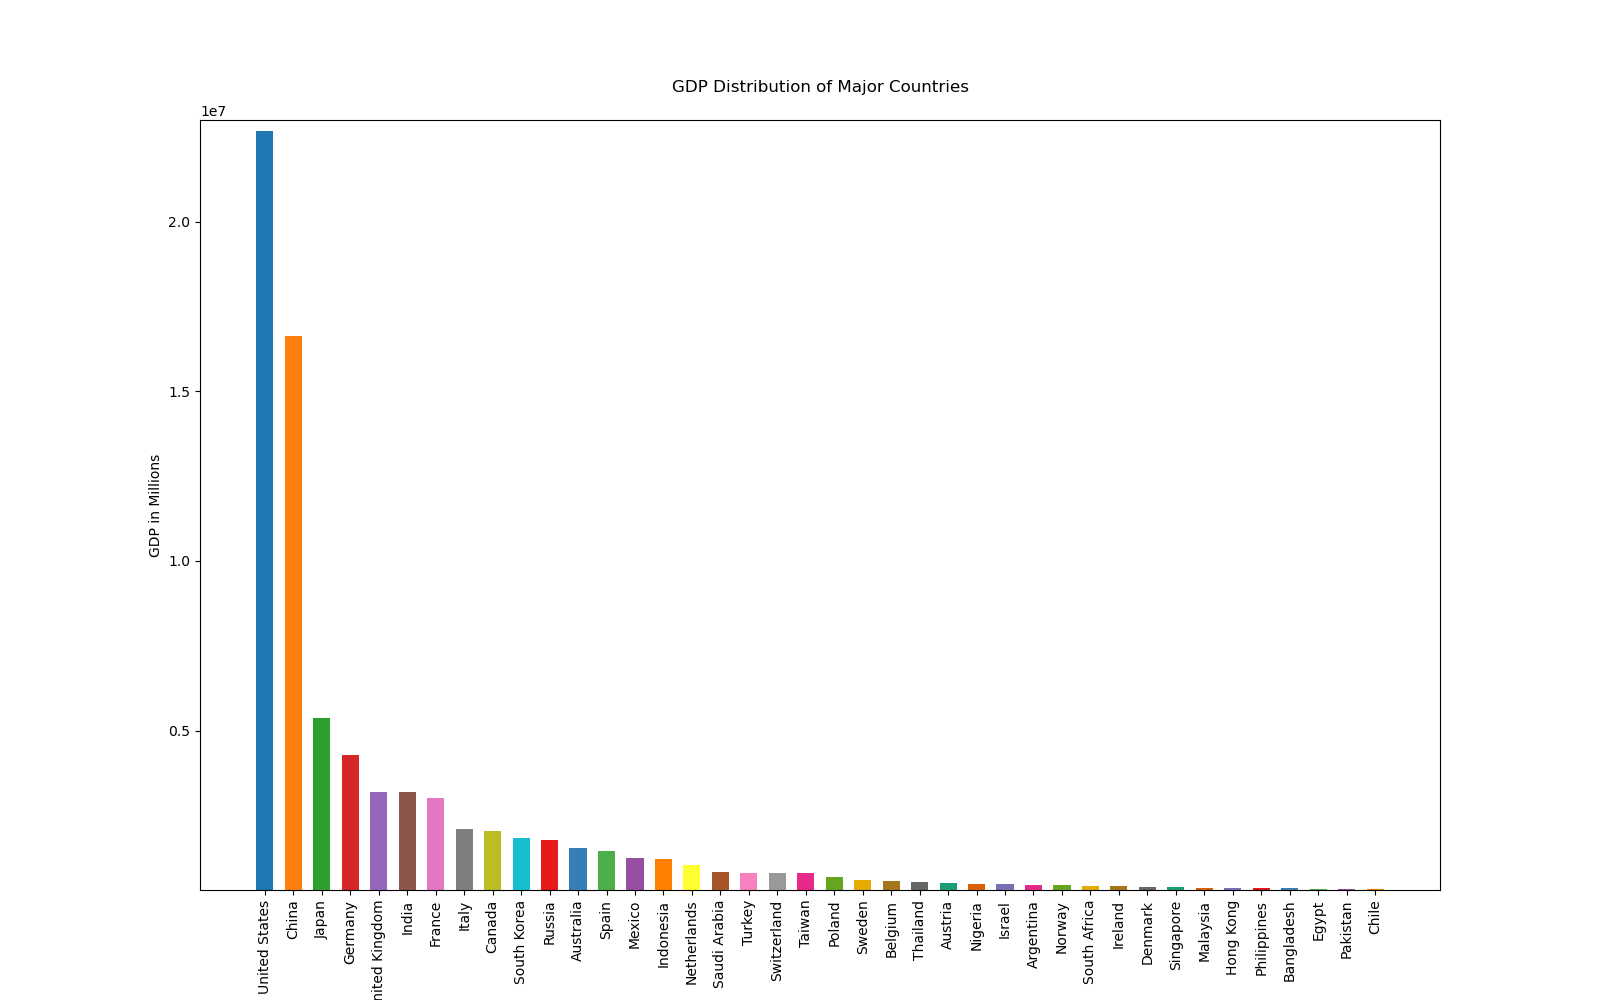

This figure's Python source:

import matplotlib.pyplot as plt

# Data
countries = [
    'United States', 'China', 'Japan', 'Germany', 'United Kingdom', 
    'India', 'France', 'Italy', 'Canada', 'South Korea', 
    'Russia', 'Australia', 'Spain', 'Mexico', 'Indonesia', 
    'Netherlands', 'Saudi Arabia', 'Turkey', 'Switzerland', 
    'Taiwan', 'Poland', 'Sweden', 'Belgium', 'Thailand', 
    'Austria', 'Nigeria', 'Israel', 'Argentina', 'Norway', 
    'South Africa', 'Ireland', 'Denmark', 'Singapore', 
    'Malaysia', 'Hong Kong', 'Philippines', 'Bangladesh', 
    'Egypt', 'Pakistan', 'Chile'
]
gdp = [
    22675271, 16642318, 5378136, 4291397, 3195655, 
    3176294, 3010101, 2106997, 2050034, 1835649, 
    1775554, 1550567, 1452145, 1257591, 1211200, 
    1031633, 833541, 815271, 802539, 788499, 
    674002, 586095, 577138, 543550, 503759, 
    476197, 468339, 453008, 452559, 419015, 
    403775, 397100, 396992, 372777, 368096, 
    361489, 353515, 331951, 327731, 318255
]

# Plotting the bar chart
plt.figure(figsize=(16, 10))
plt.bar(countries, gdp, width=0.6, color=[
    '#1f77b4', '#ff7f0e', '#2ca02c', '#d62728', '#9467bd', 
    '#8c564b', '#e377c2', '#7f7f7f', '#bcbd22', '#17becf', 
    '#e41a1c', '#377eb8', '#4daf4a', '#984ea3', '#ff7f00', 
    '#ffff33', '#a65628', '#f781bf', '#999999', '#e7298a', 
    '#66a61e', '#e6ab02', '#a6761d', '#666666', '#1b9e77', 
    '#d95f02', '#7570b3', '#e7298a', '#66a61e', '#e6ab02', 
    '#a6761d', '#666666', '#1b9e77', '#d95f02', '#7570b3', 
    '#e41a1c', '#377eb8', '#4daf4a', '#984ea3', '#ff7f00'
])

# Customizing the plot
plt.ylabel('GDP in Millions')
plt.title('GDP Distribution of Major Countries', pad=20)
plt.ylim(300000, 23000000)
plt.xticks(rotation=90)

# Show the plot
plt.show()
